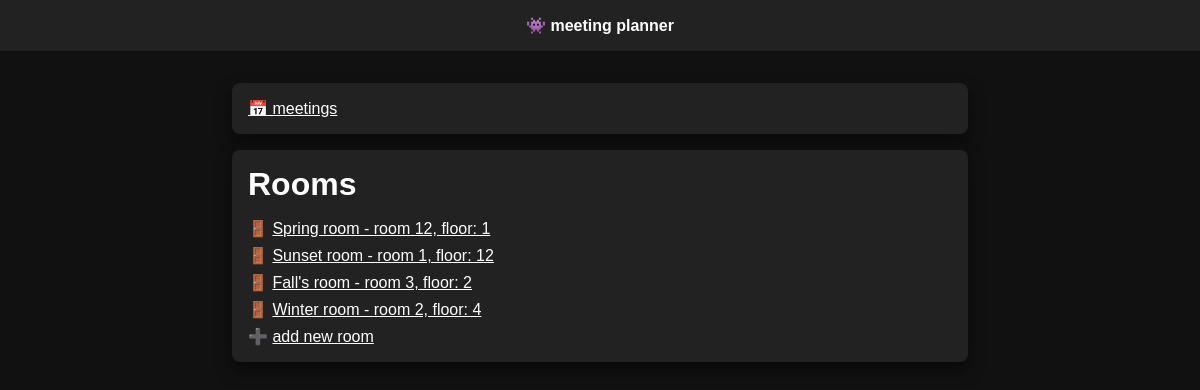
The page /meetings/rooms/ on the database as committed earlier.
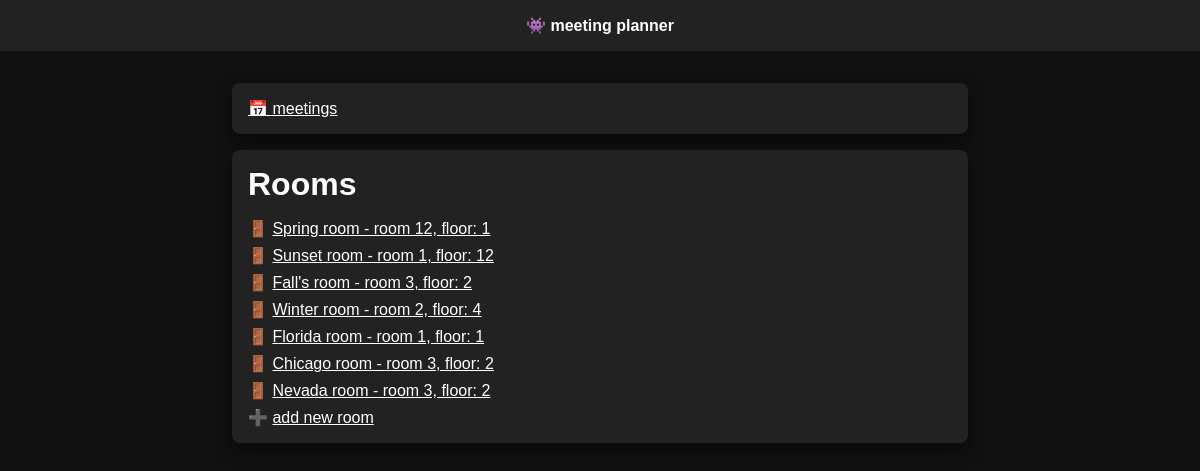
The same page on the database as committed later.
### meetings/models.py (models this page shows)
class Room(models.Model):
    name = models.CharField(max_length=50)
    floor = models.IntegerField()
    room_number = models.IntegerField()
    def __str__(self):
        return f"{self.name} - room {self.room_number}, floor: {self.floor}"

### meetings/views.py (the view)
# urls.py: path('rooms/', rooms, name='rooms'),
def rooms(request):
    return render(
        request,
        "website/rooms.html",
        {
            "rooms": Room.objects.all(),
        },
    )

### meetings/templates/website/rooms.html
{% extends 'website/base.html' %} {% block title %}👾 rooms{% endblock title %}
{% block content %}
<div class="card row">
  <a href="{% url 'meetings' %}">📅 meetings</a>
</div>
<div class="card">
  <h1>Rooms</h1>
  <ul>
    {% for room in rooms %}
    <li>🚪 <a href="{% url 'room' room.id %}"> {{room}} </a></li>
    {% endfor %}
    <li>➕ <a href="{% url 'new-room' %}"> add new room </a></li>
  </ul>
</div>
{% endblock content %}

### meetings/templates/website/base.html (shortened to what this page needs)
{% load static %}
<!DOCTYPE html>
<html>
  <head>
    <link rel="stylesheet" href="{% static 'website/global.css' %}" />
    <link rel="stylesheet" href="{% block style %}{% endblock style %}" />
  </head>
  <body>
    <header class="header">
      <strong class="logo">👾 meeting planner</strong>
    </header>
    <main class="content">{% block content %}{% endblock content %}</main>
  </body>
</html>

### meetings/static/website/global.css (style rules this page uses)
body { font-family: sans-serif; background: #111; color: #fff; }
a { color: #fff; }
ul { padding: 0; }
li { list-style: none; }
li + li { margin-top: 0.5rem; }
* { margin: 0; padding: 0; box-sizing: border-box; font-family: "Trebuchet MS", "Ubuntu", "Lucida Sans Unicode", "Lucida Grande", "Lucida Sans", Arial, sans-serif; }
.header { padding: 1rem; width: 100vw; margin: 0; display: fixed; top: 0; z-index: 2; background: #222; color: #eee; display: flex; align-items: center; justify-content: center; }
.logo { color: #fff; }
.content { max-width: 768px; margin: 0 auto; padding: 2rem 1rem; display: flex; flex-direction: column; gap: 1rem; }
.card { background: #222; display: flex; flex-direction: column; gap: 1rem; padding: 1rem; border-radius: 0.5rem; box-shadow: 0 8px 16px rgba(0, 0, 0, 0.5); }
.card.row { flex-direction: row; }

Rows that differ between the two databases and show on the page:
added Room: name+room_number+floor "Florida room - room 1, floor: 1"
added Room: name+room_number+floor "Chicago room - room 3, floor: 2"
added Room: name+room_number+floor "Nevada room - room 3, floor: 2"
